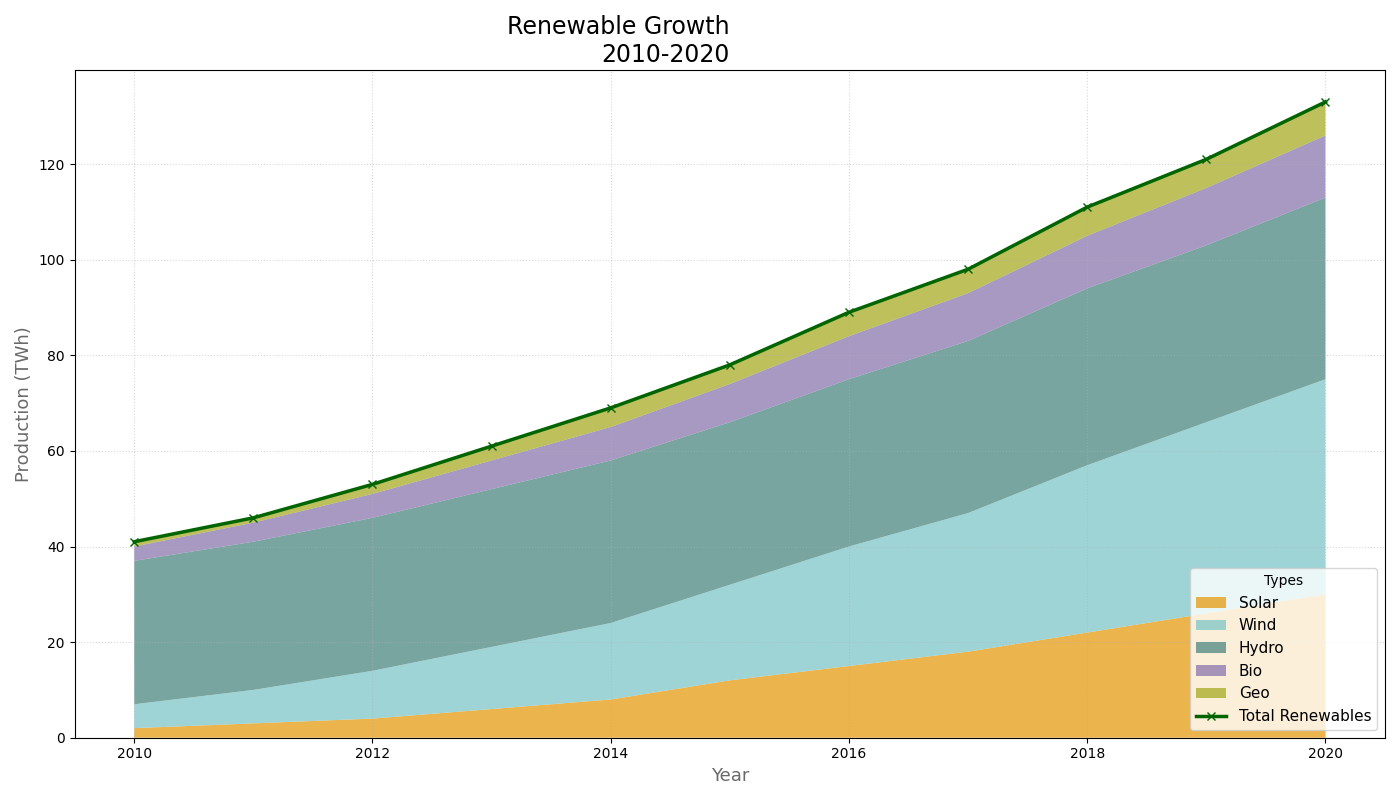

The Python source for this figure:
import matplotlib.pyplot as plt
import numpy as np

years = np.arange(2010, 2021)

solar_energy = np.array([2, 3, 4, 6, 8, 12, 15, 18, 22, 26, 30])
wind_energy = np.array([5, 7, 10, 13, 16, 20, 25, 29, 35, 40, 45])
hydro_energy = np.array([30, 31, 32, 33, 34, 34, 35, 36, 37, 37, 38])
biomass_energy = np.array([3, 4, 5, 6, 7, 8, 9, 10, 11, 12, 13])
geothermal_energy = np.array([1, 1, 2, 3, 4, 4, 5, 5, 6, 6, 7])

total_renewable_energy = solar_energy + wind_energy + hydro_energy + biomass_energy + geothermal_energy

data = np.vstack([solar_energy, wind_energy, hydro_energy, biomass_energy, geothermal_energy])

fig, ax1 = plt.subplots(figsize=(14, 8))
ax1.stackplot(years, data, labels=['Solar', 'Wind', 'Hydro', 'Bio', 'Geo'],
              colors=['#E59400', '#76C2C5', '#417F79', '#836EAA', '#A1A615'], alpha=0.7)

ax1.plot(years, total_renewable_energy, color='darkgreen', marker='x', linestyle='-', linewidth=2.5, label='Total Renewables')

ax1.set_title('Renewable Growth\n2010-2020', fontsize=17, fontweight='medium', ha='right')
ax1.set_xlabel('Year', fontsize=13, color='dimgray')
ax1.set_ylabel('Production (TWh)', fontsize=13, color='dimgray')

ax1.legend(loc='lower right', title='Types', fontsize=11, frameon=True)
ax1.grid(alpha=0.5, linestyle=':')

plt.tight_layout()
plt.show()
